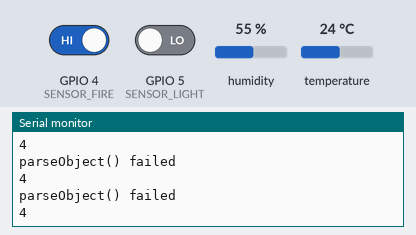
Bench run of a sketch on a simulated ESP8266 (NodeMCU). On the bench: the last lines printed to the serial monitor. Inputs (shaded band) come from the test bench; at power-on: humidity 55 %, temperature 24 °C, GPIO 4 (SENSOR_FIRE) HIGH, GPIO 5 (SENSOR_LIGHT) LOW. WiFi joins after 1.5 s; servers stay silent unless stated; uploads are accepted with an empty reply.

Above: at 3.2 s.
3.3 s: humidity set to 22 %
At 3.4 s:
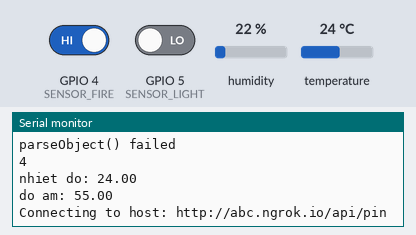
4.8 s: temperature set to 12 °C
At 5.24 s:
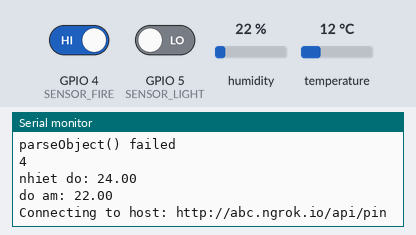
6.3 s: humidity set to 40 %
At 7.08 s:
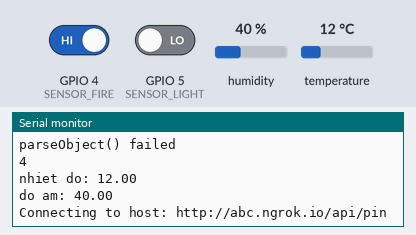
Timing chart, 0 to 9.3 s (numbered marks = the images above; inputs shaded):
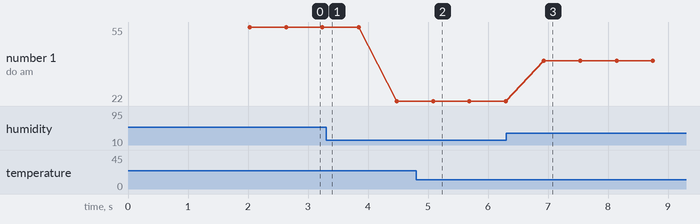

Measured:
- after the input at 6.3 s, the serial monitor: prints a new line after 0.63 s (image 3)
- plotted number 1: 55 → 22 after the input at 3.3 s, 22 → 40 after the input at 6.3 s

The sketch:

SendSignal.ino
```cpp
#include "wifi_info.h"
#include "myHttpClient.h"
#include "DHT.h"

/*
    ////////////////////////////////////////////
    //                                        //
    //   Code using ESP8266 send signal       //
    //                                        //
    ////////////////////////////////////////////
*/

const char* KIT002 = KIT_002; // Send signal to kit only receive signal
const char* ssid = WIFI_SSID;
const char* password = WIFI_PASS;
const char* pinAPI = PIN_API;
const char* dhtAPI = DHT_API;

// GPIO of kit receive
int LIGHT_OF_LIVING_ROOM_1 = 4; // Led living room stage 1
int LIGHT_OF_BEDROOM_1 = 5; // Led bed room stage 1
int LIGHT_OF_LIVING_ROOM_2 = 12; // Led living room stage 2
int LIGHT_OF_BEDROOM_2 = 14; // Led bed room stage 2
int BELL_PIN = 13;

// GPIO of kit send signal
int SENSOR_FIRE = 4;
int SENSOR_LIGHT = 5;
int DHTPIN = 10;
int DHTTYPE = DHT11;
//int SENSOR_RAIN = 12;

DHT dht(DHTPIN, DHTTYPE);
/************************************************SETUP************************************************/
void setup() {
  dht.begin();
  pinMode(DHTPIN,INPUT);
  pinMode(SENSOR_LIGHT,INPUT);
  pinMode(SENSOR_FIRE,INPUT);
  //Set Baurate
  Serial.begin(115200);
  setupWifi(ssid,password);
}


/************************************************ LOOP ************************************************/
void loop() {
  if (WiFi.status() == WL_CONNECTED)
  {
     int sensor_light_status = digitalRead(SENSOR_LIGHT);
     int sensor_fire_status = digitalRead(SENSOR_FIRE);
     float h = dht.readHumidity();    //Đọc độ ẩm
     float t = dht.readTemperature(); //Đọc nhiệt độ
       Serial.print("nhiet do: ");
     Serial.println(t);
     Serial.print("do am: ");
     Serial.println(h);
     static char humi[10];
     static char temp[10];
     dtostrf(h,6,2,humi);
     dtostrf(t,6,2,temp);


     String data = getHttpRespone(pinAPI);
////     Serial.println(data);
     JsonObject& enable_automation_response = getPinInJsonArray(data , 1, KIT002);
     JsonObject& response_4 = getPinInJsonArray(data , LIGHT_OF_LIVING_ROOM_1, KIT002);
     JsonObject& response_5 = getPinInJsonArray(data , LIGHT_OF_BEDROOM_1, KIT002);
     JsonObject& response_12 = getPinInJsonArray(data , LIGHT_OF_LIVING_ROOM_2, KIT002);
     JsonObject& response_14 = getPinInJsonArray(data , LIGHT_OF_BEDROOM_2, KIT002);
//
     int enable_automation_state = enable_automation_response["state"];
     int light_of_living_room_1  = response_4["state"];
     int light_of_bedroom_1 = response_5["state"];
     int light_of_living_room_2 = response_12["state"];
     int light_of_bedroom_2 = response_14["state"];

     if(enable_automation_state == 1) {
       if (sensor_light_status == HIGH){
         if(light_of_living_room_1 == 0) postData(pinAPI,"{\"pin\":" + String(LIGHT_OF_LIVING_ROOM_1) + ",\"state\":1,\"key\":\"" + String(KIT002) + "\"}");
         if(light_of_bedroom_1 == 0) postData(pinAPI,"{\"pin\":" + String(LIGHT_OF_BEDROOM_1) + ",\"state\":1,\"key\":\"" + String(KIT002) + "\"}");
         if(light_of_living_room_2 == 0) postData(pinAPI,"{\"pin\":" + String(LIGHT_OF_LIVING_ROOM_2) + ",\"state\":1,\"key\":\"" + String(KIT002) + "\"}");
         if(light_of_bedroom_2 == 0) postData(pinAPI,"{\"pin\":" + String(LIGHT_OF_BEDROOM_2) + ",\"state\":1,\"key\":\"" + String(KIT002) + "\"}");
       } else {
         if(light_of_living_room_1 == 1) postData(pinAPI,"{\"pin\":" + String(LIGHT_OF_LIVING_ROOM_1) + ",\"state\":0,\"key\":\"" + String(KIT002) + "\"}");
         if(light_of_bedroom_1 == 1) postData(pinAPI,"{\"pin\":" + String(LIGHT_OF_BEDROOM_1) + ",\"state\":0,\"key\":\"" + String(KIT002) + "\"}");
         if(light_of_living_room_2 == 1) postData(pinAPI,"{\"pin\":" + String(LIGHT_OF_LIVING_ROOM_2) + ",\"state\":0,\"key\":\"" + String(KIT002) + "\"}");
         if(light_of_bedroom_2 == 1) postData(pinAPI,"{\"pin\":" + String(LIGHT_OF_BEDROOM_2) + ",\"state\":0,\"key\":\"" + String(KIT002) + "\"}");
       }
     }

     if (sensor_fire_status == LOW){
       postData(pinAPI,"{\"pin\":" + String(BELL_PIN) + ",\"state\":1,\"key\":\"" + String(KIT002) + "\"}");     // Open BELL_PIN
     } else if (isnan(t) == false){
        if(t >= 35 || t <= 20){
          postData(pinAPI,"{\"pin\":" + String(BELL_PIN) + ",\"state\":1,\"key\":\"" + String(KIT002) + "\"}");     // Open BELL_PIN
        } else {
          postData(pinAPI,"{\"pin\":" + String(BELL_PIN) + ",\"state\":0,\"key\":\"" + String(KIT002) + "\"}");     // Close BELL_PIN
        }
     } else {
        postData(pinAPI,"{\"pin\":" + String(BELL_PIN) + ",\"state\":0,\"key\":\"" + String(KIT002) + "\"}");     // Close BELL_PIN
     }


     postData(dhtAPI,"{\"temperature\":" + String(t) + ",\"humidity\":" + String(h) + ",\"key\":\"" + String(KIT002) + "\"}");

//     delay(2000);
  }
  else{
    Serial.println("Connect to server Failed. Reconnecting...");
    setupWifi(ssid,password);
  }
}
```

myHttpClient.h
```cpp
#include <ESP8266WiFi.h>
#include <ESP8266HTTPClient.h>
#include <ArduinoJson.h>


void setupWifi(const char* ssid,const char* password);
void displayStringAsJson(String data);                              //just show data
void displayStringAsJsonArray(String data);                         //just show data as Array
JsonObject& convertStringToJson(String data);                       //get data
JsonObject& getIndexAtJsonArray(String data , int index);           //get data in Array
JsonObject& getPinInJsonArray(String data, int pin, const char* kitKey); //get data in array base on pin number and kit key
String getHttpRespone(String URL);                                  //get response as String
String getDataByPinAndKey(String URL ,int pin, const char* key);          //get data base on pin number and kit key
void postData(const char* host,String data);                        //post


/************************************************SETUP WIFI************************************************/
void setupWifi(const char* ssid,const char* password){
  Serial.println();
  Serial.print("Connecting to ");
  Serial.println(ssid);

  //Connect to Wifi
  WiFi.begin(ssid,password);

  //Check if connect fail
  while(WiFi.status()!= WL_CONNECTED){
    delay(1000);
    Serial.println("Can't connect. Reconnecting...\n");
  }

  //If connect success
  Serial.println("WiFi connected");
  Serial.println("IP address: ");
  Serial.println(WiFi.localIP());
}

/***************************FUNCTION DISPLAY AND CONVERT STRING TO JSONOBJECT***************************/
void displayStringAsJson(String data){
  int len = data.length() + 1;
  char buf[len];
  data.toCharArray(buf, len);

  const size_t bufferSize = JSON_ARRAY_SIZE(20) + 20*JSON_OBJECT_SIZE(2);
  DynamicJsonBuffer jsonBuffer(bufferSize);
  JsonObject& obj = jsonBuffer.parseObject(data);
  //check parse
  if (!obj.success()) Serial.println("parseObject() failed");

  obj.prettyPrintTo(Serial);
  Serial.println();
}

void displayStringAsJsonArray(String data){
  int len = data.length() + 1;
  char buf[len];
  data.toCharArray(buf, len);

  const size_t bufferSize = JSON_ARRAY_SIZE(20) + 20*JSON_OBJECT_SIZE(2);
  DynamicJsonBuffer jsonBuffer(bufferSize);
  JsonArray& root = jsonBuffer.parseArray(data);
  //check parse
  if (!root.success()) Serial.println("parseObject() failed");

  root.prettyPrintTo(Serial);
  Serial.println();
}

JsonObject& convertStringToJson(String data){
  int len = data.length() + 1;
  char buf[len];
  data.toCharArray(buf, len);

  const size_t bufferSize = JSON_ARRAY_SIZE(20) + 20*JSON_OBJECT_SIZE(2);
  DynamicJsonBuffer jsonBuffer(bufferSize);
  JsonObject& obj = jsonBuffer.parseObject(data);
  //check parse
  if (!obj.success()) Serial.println("parseObject() failed");

  return obj;
}

JsonObject& getIndexAtJsonArray(String data , int index){
  int len = data.length() + 1;
  char buf[len];
  data.toCharArray(buf, len);

  const size_t bufferSize = JSON_ARRAY_SIZE(20) + 20*JSON_OBJECT_SIZE(2);
  DynamicJsonBuffer jsonBuffer(bufferSize);
  JsonArray& root = jsonBuffer.parseArray(data);
  //check parse
  if (!root.success()) Serial.println("parseObject() failed");

  JsonObject& obj = root[index];
  return obj;
}

JsonObject& getPinInJsonArray(String data, int pin, const char* kitKey){
  int len = data.length() + 1;
  int i = 0;
  char buf[len];
  data.toCharArray(buf, len);

  const size_t bufferSize = JSON_ARRAY_SIZE(20) + 20*JSON_OBJECT_SIZE(2);
  DynamicJsonBuffer jsonBuffer(bufferSize);
  JsonArray& root = jsonBuffer.parseArray(data);
  //check parse
  if (!root.success()) Serial.println("parseObject() failed");
  int rootLength = root.measureLength();
  Serial.println(rootLength);
  for(i; i < rootLength ; i++ ){
    int pinSelected = root[i]["pin"];
    const char* keySelected = root[i]["key"];
    if(pinSelected == pin && String(keySelected) == String(kitKey)) break;
  }
  JsonObject& obj = root[i];
  return obj;
}

/************************************************GET DATA************************************************/
String getHttpRespone(String URL){
  String data;
  Serial.print("Connecting to host: ");
  Serial.println(URL);
  HTTPClient http;
  http.begin(URL);
  int httpCode = http.GET();
  if (httpCode > 0) {
    data = http.getString();
  }
  http.end();
  return data;
}

/************************************************GET DATA BY PIN AND KITKEY************************************************/
String getDataByPinAndKey(String URL ,int pin,const char* key){
  String data;
  String newURL = URL + "/getpinnumber?pin=" + String(pin) + "&key=" + String(key) ;
  Serial.print("Connecting to host: ");
  Serial.println(newURL);
  HTTPClient http;
  http.begin(newURL);
  int httpCode = http.GET();
  if (httpCode > 0) {
    data = http.getString();
  }
  http.end();
  return data;
}

/************************************************POSST DATA************************************************/
void postData(const char* host,String data){
  HTTPClient http;
  http.begin(host);
  http.addHeader("Content-Type", "application/json");
  int httpCode = http.POST(data);
  String payload = http.getString();
  http.end();
}
```

wifi_info.example.h
```cpp
#define KIT_001 "KIT001" // Using Run rfid
#define KIT_002 "KIT002" // Only receive signal
#define KIT_003 "KIT003" // Only send signal
#define WIFI_SSID "SSID"
#define WIFI_PASS "Pass"
#define USER_API "http://abc.ngrok.io/api/user"
#define PIN_API "http://abc.ngrok.io/api/pin"
#define DHT_API "http://abc.ngrok.io/api/dht"
```
